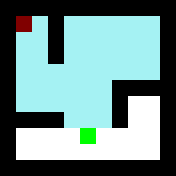

Tiled map render using the project's own tile images. Description and the whole map definition, tile-layer contents included, below:
An orthogonal 11x11 tile map with 16x16 px tiles, 2 tile layers (Layer1, Layer2).

<map version="1.0" orientation="orthogonal" renderorder="right-down" width="11" height="11" tilewidth="16" tileheight="16" nextobjectid="1">
 <tileset firstgid="1" source="../Tiles.tsx" />
 <layer name="Layer1" width="11" height="11">
  <data encoding="csv">
1,1,1,1,1,1,1,1,1,1,1,
1,13,13,1,13,13,13,13,13,13,1,
1,13,13,1,13,13,13,13,13,13,1,
1,13,13,1,13,13,13,13,13,13,1,
1,13,13,13,13,13,13,13,13,13,1,
1,13,13,13,13,13,13,1,1,1,1,
1,13,13,13,13,13,13,1,5,5,1,
1,1,1,1,13,13,13,1,5,5,1,
1,5,5,5,5,5,5,5,5,5,1,
1,5,5,5,5,5,5,5,5,5,1,
1,1,1,1,1,1,1,1,1,1,1
</data>
 </layer>
 <layer name="Layer2" width="11" height="11">
  <data encoding="csv">
0,0,0,0,0,0,0,0,0,0,0,
0,3,0,0,0,0,0,0,0,0,0,
0,0,0,0,0,0,0,0,0,0,0,
0,0,0,0,0,0,0,0,0,0,0,
0,0,0,0,0,0,0,0,0,0,0,
0,0,0,0,0,0,0,0,0,0,0,
0,0,0,0,0,0,0,0,0,0,0,
0,0,0,0,0,0,0,0,0,0,0,
0,0,0,0,0,4,0,0,0,0,0,
0,0,0,0,0,0,0,0,0,0,0,
0,0,0,0,0,0,0,0,0,0,0
</data>
 </layer>
</map>
